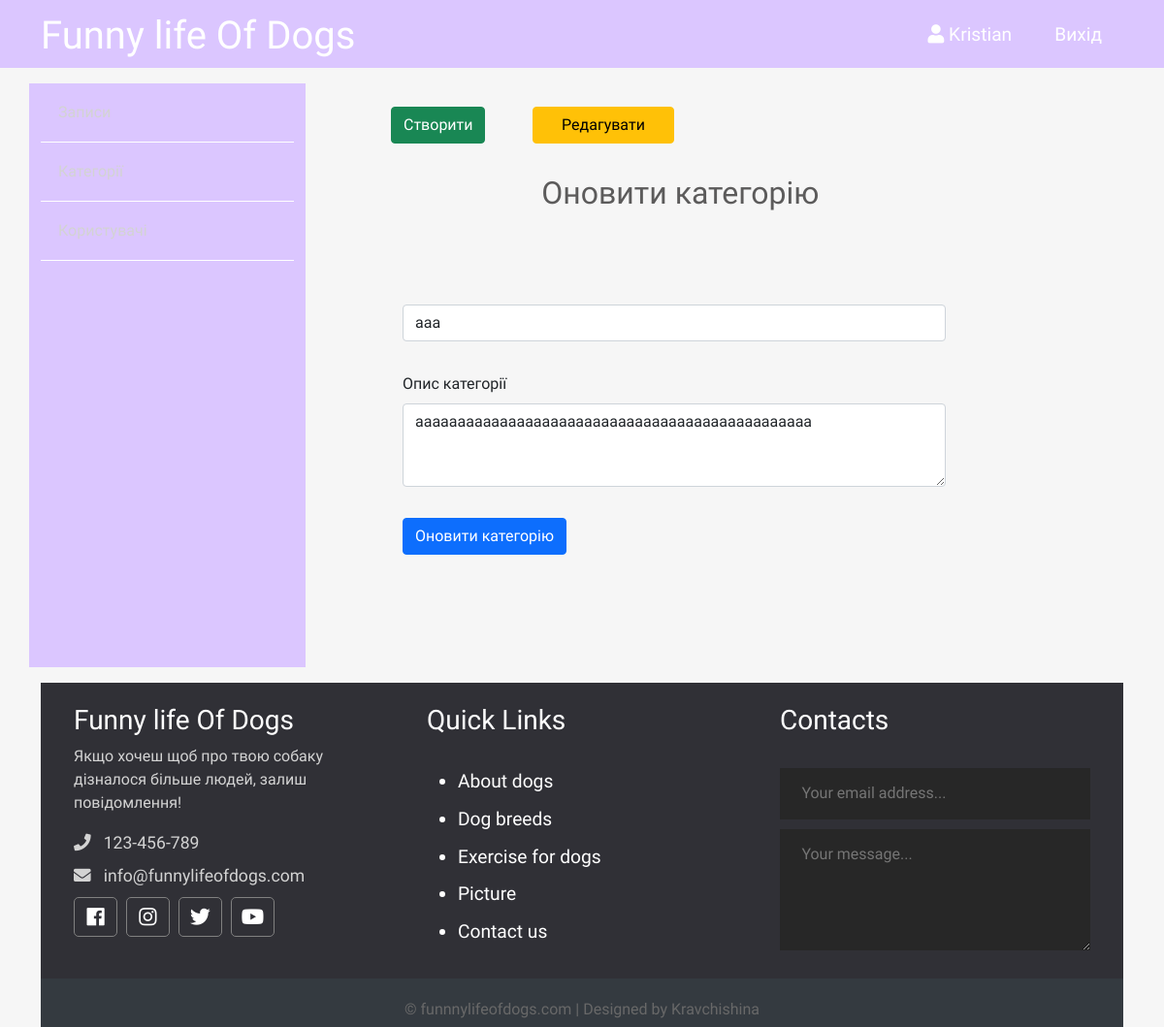
/admin/topics/edit.php?id=4 (signed in), run on the app's committed database.
### tables this page shows
CREATE TABLE `topics` (
  `id` int NOT NULL,
  `name` varchar(121) NOT NULL,
  `description` text NOT NULL
);

### app/controllers/topics.php (called while the page is built, shortened)
<?php
include SITE_ROOT . "/app/database/db.php";
if($_SERVER['REQUEST_METHOD'] === 'GET' && isset($_GET['id'])){
    $id = $_GET['id'];
    $topic = selectOne('topics', ['id' => $id]);
    $name = $topic['name'];
    $description = $topic['description'];
}

### app/database/db.php (called while the page is built, shortened)
<?php
require 'connect.php';
function dbCheckError($query){
    $errInfo = $query->errorInfo();
    return true;
}
function selectOne($table, $params = []){
    global $pdo;
    $sql = "SELECT * FROM $table";
    if(!empty($params)){
        $i = 0;
        foreach ($params as $key => $value){
            if ($i === 0){
                $sql = $sql . " WHERE $key=$value";
            }else{
                $sql = $sql . " AND $key=$value";
            }
            $i++;
        }
    }
    $query = $pdo->prepare($sql);
    $query->execute();
    return $query->fetch();
}

### admin/topics/edit.php (the view, shortened to what this page needs)
<?php
include "../../app/controllers/topics.php";
?>
<!DOCTYPE html>
<html lang="en">
<head>
    <link href="https://cdn.jsdelivr.net/npm/bootstrap@5.0.0-beta2/dist/css/bootstrap.min.css" rel="stylesheet">
    <link rel="stylesheet" href="https://use.fontawesome.com/releases/v5.7.2/css/all.css"
>
    <link rel="stylesheet" href="../../assets/css/admin.css">
</head>
<body>
<?php include("../../app/include/header-admin.php");?>
<div class="container">
    <?php include "../../app/include/sidebar-admin.php";?>
    <div class="posts col-8">
        <div class="button row">
            <a href="<?php echo BASE_URL . "admin/topics/create.php";?>" class="col-2 btn btn-success">Створити</a>
            <span class = "col-1"></span>
            <a href="<?php echo BASE_URL . "admin/topics/index.php";?>" class="col-3 btn btn-warning">Редагувати </a>
        </div>
        <div class="row title-table">
            <h2>Оновити категорію</h2>
        </div>
        <div class="row add-post">
            <div class="mb-3 col-12 col-md-12 err">
            </div>
            <form action="edit.php" method="post">
                <div class="col">
                    <input name="name" value="<?=$name;?>" type="text" class="form-control" placeholder="Имя категории" aria-label="Им'я категорії">
                </div>
                <div class="col">
                    <label for="content"  class="form-label">Опис категорії</label>
                    <textarea name="description" class="form-control" id="content" rows="3"><?=$description;?></textarea>
                </div>
                <div class="col">
                    <button name="topic-edit" class="btn btn-primary" type="submit">Оновити категорію</button>
                </div>
            </form>
        </div>
    </div>
</div>
<?php include("../../app/include/footer.php");?>
</body>
</html>

### assets/css/admin.css (style rules this page uses)
* { font-family: 'Comfortaa', cursive; }
html, h1, h2, h3, h4, h5, h6 { color: #5c5b5b; }
body { background: #f6f6f6; }
a { text-decoration: none; color: inherit; }
.posts { height: 100%; padding: 40px 100px 100px; }
.posts h2 { text-align: center; margin: 2rem 0 0 0.4rem; }
.add-post form div { margin: 2rem 0; }
.add-post .err { padding: 1rem 0; color: rgba(255, 255, 255, 0); }

### data on the page
topics: name "aaa", description "aaaaaaaaaaaaaaaaaaaaaaaaaaaaaaaaaaaaaaaaaaaaaaa"

### other printed values
$_SESSION['login'] "Kristian"
